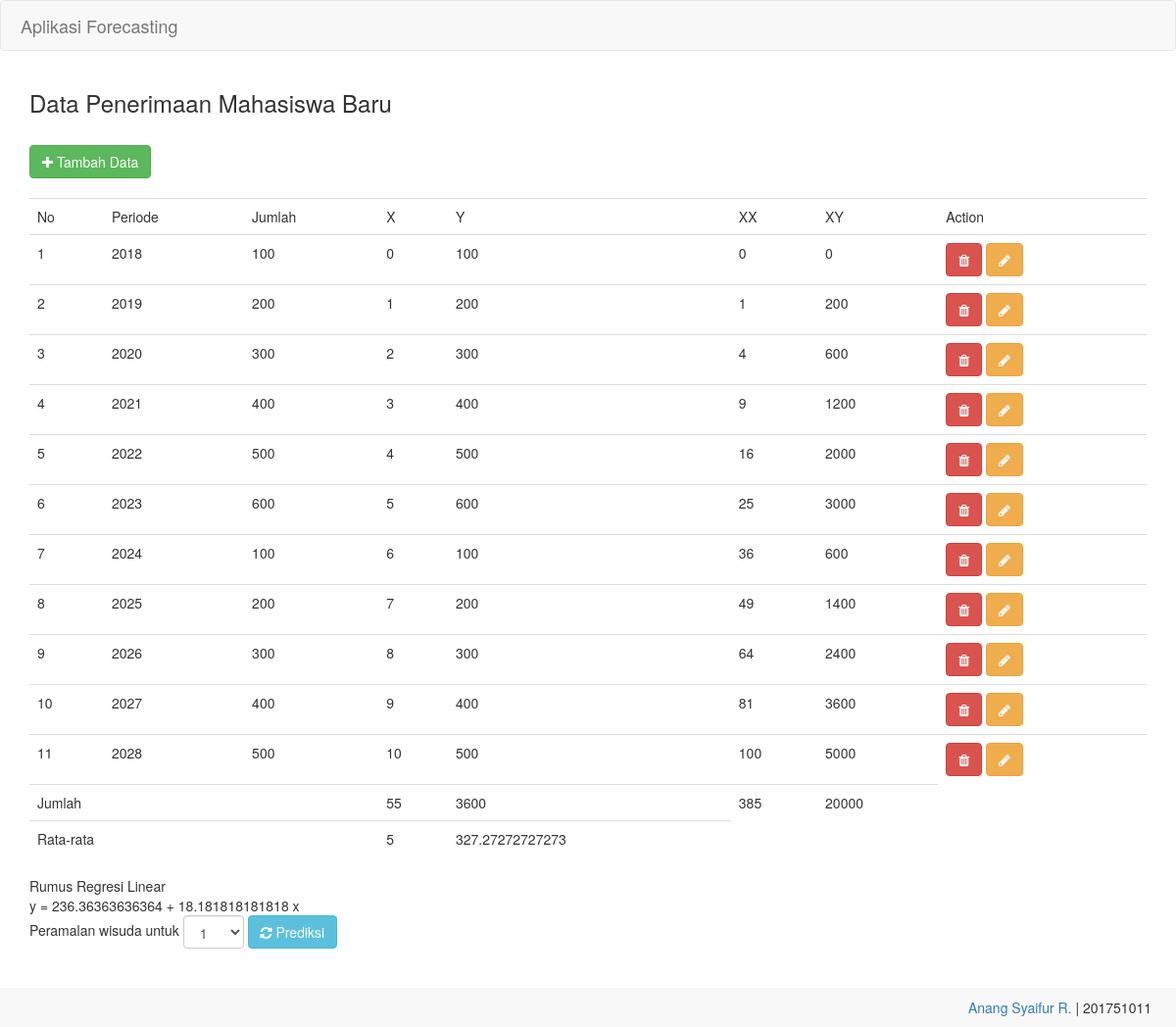
The page / on the database its author committed.
### tables this page shows
CREATE TABLE `pmb_201751011` (
  `kode_pmb` int(11) NOT NULL,
  `periode_pmb` varchar(5) DEFAULT NULL,
  `jumlah_pmb` int(11) DEFAULT NULL
);

### index.php (the view, shortened to what this page needs)
<?php include 'conn_201751011.php'; ?>
<!DOCTYPE html>
<html lang="en">
<head>
	<link rel="stylesheet" href="css/bootstrap.min.css">
	<link rel="stylesheet" href="css/font-awesome.min.css">
</head>
<body>
	<nav class="navbar navbar-default">
		<a href="" class="navbar-brand"><i class="fa fa-student"></i> Aplikasi Forecasting</a>
	</nav>
	<div class="container">
		<h3>Data Penerimaan Mahasiswa Baru</h3>
		<br>
		<button class="btn btn-success" onclick="showForm()"><i class="fa fa-plus"></i> Tambah Data</button>
		<br>
		<table class="table table-stripped table-hovered">
			<tr>
				<td>No</td>
				<td>Periode</td>
				<td>Jumlah</td>
				<td>X</td>
				<td>Y</td>
				<td>XX</td>
				<td>XY</td>
				<td>Action</td>
			</tr>
			<?php
				$no = 0;
				$x = -1;
				$total_x = 0;
				$total_y = 0;
				$total_xx = 0;
				$total_xy = 0;
				$query = mysqli_query($conn,"select * from pmb_201751011");
				while($dt = mysqli_fetch_object($query)){
					$no++;
					$y = $dt->jumlah_pmb;
					$x++;
					$xx = $x * $x;
					$xy = $x * $y;
					$total_x = $total_x + $x;
					$total_y = $total_y + $y;
					$total_xx = $total_xx + $xx;
					$total_xy = $total_xy + $xy;
			?>
			<tr>
				<td><?php echo $no ?></td>
				<td><?php echo $dt->periode_pmb ?></td>
				<td><?php echo $y ?></td>
				<td><?php echo $x ?></td>
				<td><?php echo $y ?></td>
				<td><?php echo $xx = $x * $x?></td>
				<td><?php echo $xy = $x * $y?></td>
				<td>
					<a href="hapus.php?id=<?php echo $dt->kode_pmb ?>" class="btn btn-danger"><i class="fa fa-trash"></i></a>
					<button type="button" class="btn btn-warning" data-toggle="modal" data-target="#myModal<?php echo $dt->kode_pmb ?>"><i class="fa fa-pencil"></i></button>
				</td>
			</tr>
			<?php
				}
			?>
			<tr>
				<td colspan="3">Jumlah</td>
				<td><?php echo $total_x;?></td>
				<td><?php echo $total_y;?></td>
				<td><?php echo $total_xx;?></td>
				<td><?php echo $total_xy;?></td>
			</tr>
			<tr>
				<td colspan="3">Rata-rata</td>
				<td><?php echo $total_x/$no; ?></td>
				<td><?php echo $total_y/$no ?></td>
			</tr>
	</table>
	<?php
		$b1 = ($total_xy -(($total_x * $total_y)/$no))/($total_xx - (($total_x * $total_x)/$no));
		$b0 = ($total_y/$no) - ($b1 * ($total_x/$no));
		echo "Rumus Regresi Linear <br> y = $b0 + $b1 x <br>";
	?>
	<form method="post" action="?p=prediksi" class="form-inline">
		Peramalan wisuda untuk
		<select name="list_pilihan" id="list_pilihan" class="form-control">
			<option value="1">1</option>
		</select>
		<button type="submit" name="prediksi" class="btn btn-info"><i class="fa fa-refresh"></i> Prediksi</button>
	</form>
	</div>
	<br>
	<br>
<div class="footer navbar-default">
	<div class="container-fluid text-right">
		<a href="https://github.com/AnangSyfr">Anang Syaifur R. </a> | 201751011
	</div>
</div>
</body>
</html>

### index.php (style rules this page uses)
.footer { padding:10px; }

### rows shown on the page
pmb_201751011: periode_pmb "2018", jumlah_pmb "100", x "0", $xy=$x*$y "0"
pmb_201751011: periode_pmb "2019", jumlah_pmb "200", x "1", $xy=$x*$y "200"
pmb_201751011: periode_pmb "2020", jumlah_pmb "300", x "4", $xy=$x*$y "600"
pmb_201751011: periode_pmb "2021", jumlah_pmb "400", x "9", $xy=$x*$y "1200"
pmb_201751011: periode_pmb "2022", jumlah_pmb "500", x "16", $xy=$x*$y "2000"
pmb_201751011: periode_pmb "2023", jumlah_pmb "600", x "25", $xy=$x*$y "3000"
pmb_201751011: periode_pmb "2024", jumlah_pmb "100", x "36", $xy=$x*$y "600"
pmb_201751011: periode_pmb "2025", jumlah_pmb "200", x "49", $xy=$x*$y "1400"
pmb_201751011: periode_pmb "2026", jumlah_pmb "300", x "64", $xy=$x*$y "2400"
pmb_201751011: periode_pmb "2027", jumlah_pmb "400", x "81", $xy=$x*$y "3600"
pmb_201751011: periode_pmb "2028", jumlah_pmb "500", x "100", $xy=$x*$y "5000"

### other values the page prints
$total_x "55"
$total_y "3600"
$total_xx "385"
$total_xy "20000"
$total_x/$no "5"
$total_y/$no "327.27272727273"
$b0 "236.36363636364"
$b1 "18.181818181818"
